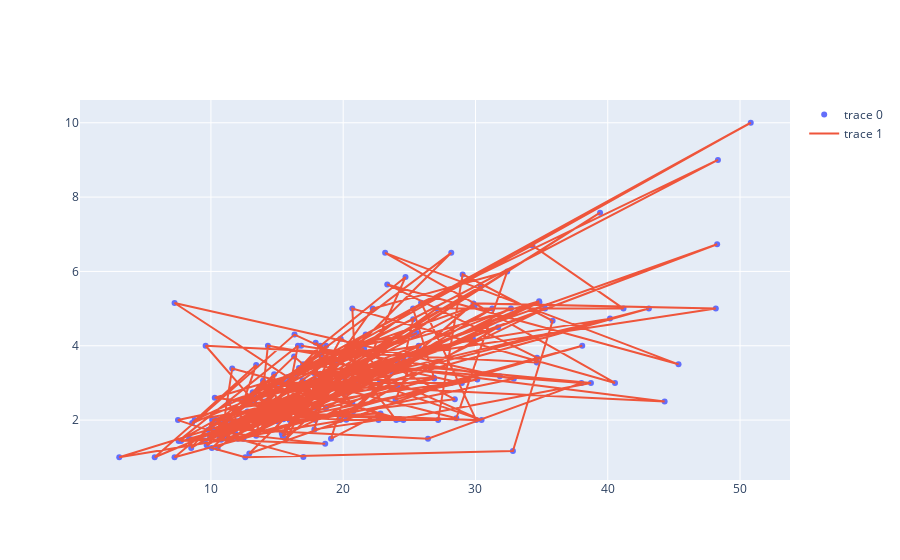

The cell this chart's notebook holds for it:
### Code cell
fig.add_trace(go.Scatter(x=tips.total_bill,y=tips.tip, mode='lines'))

### Figure 1 — Plotly figure (JSON) as saved in the notebook; plotly's stock layout.template omitted (floating-point values rounded to 4 significant figures; data arrays with more than 128 entries replaced by an {"elided": "..."} marker saying what was removed)
{"data": [{"mode": "markers", "type": "scatter", "x": {"elided": "244 float values"}, "y": {"elided": "244 float values"}}, {"mode": "lines", "type": "scatter", "x": {"elided": "244 float values"}, "y": {"elided": "244 float values"}}], "layout": {"autosize": true, "xaxis": {"autorange": true, "range": [-0.05787, 53.94], "type": "linear"}, "yaxis": {"autorange": true, "range": [0.2573, 10.74], "type": "linear"}}}
